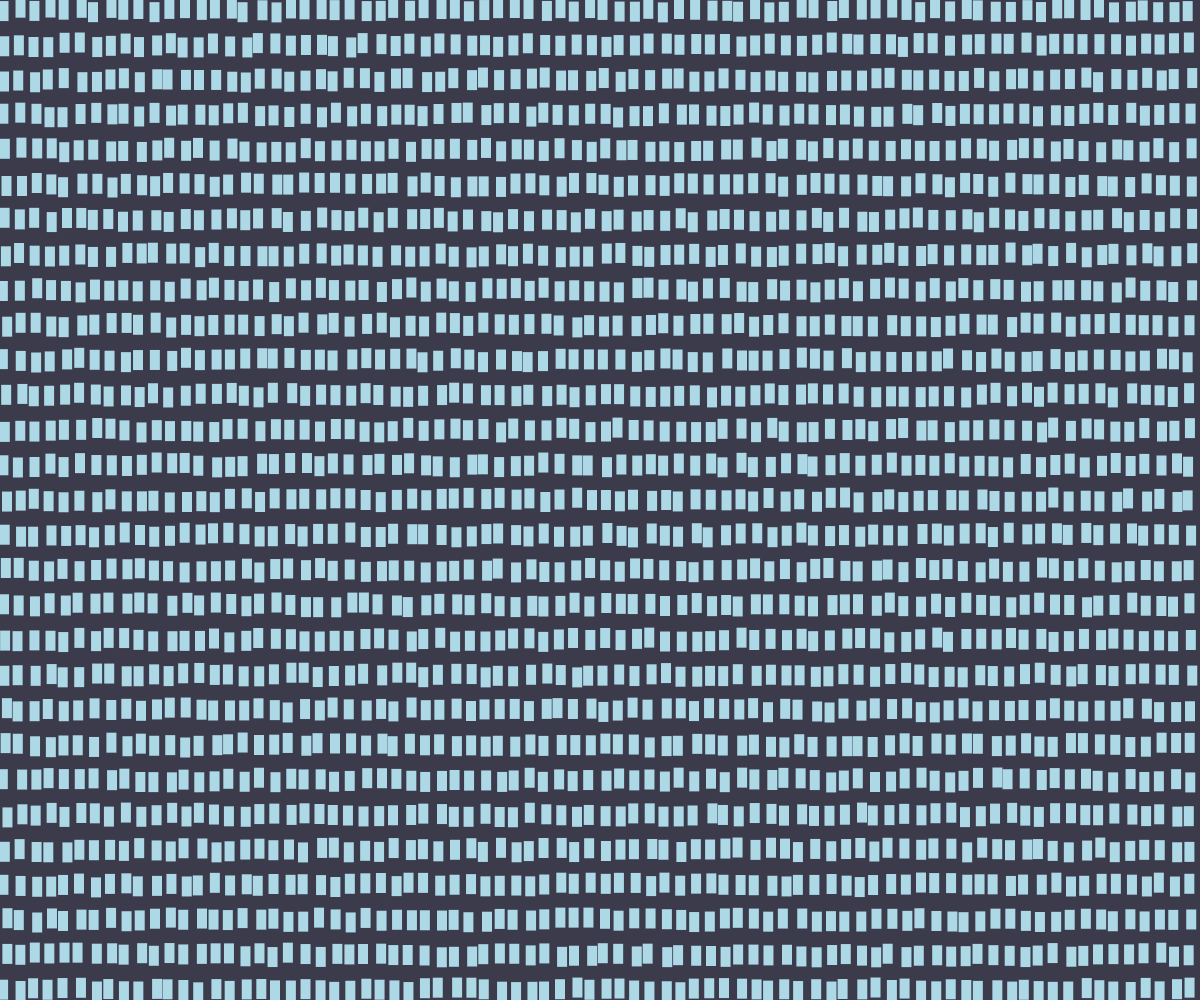
Frame 1 (no input)
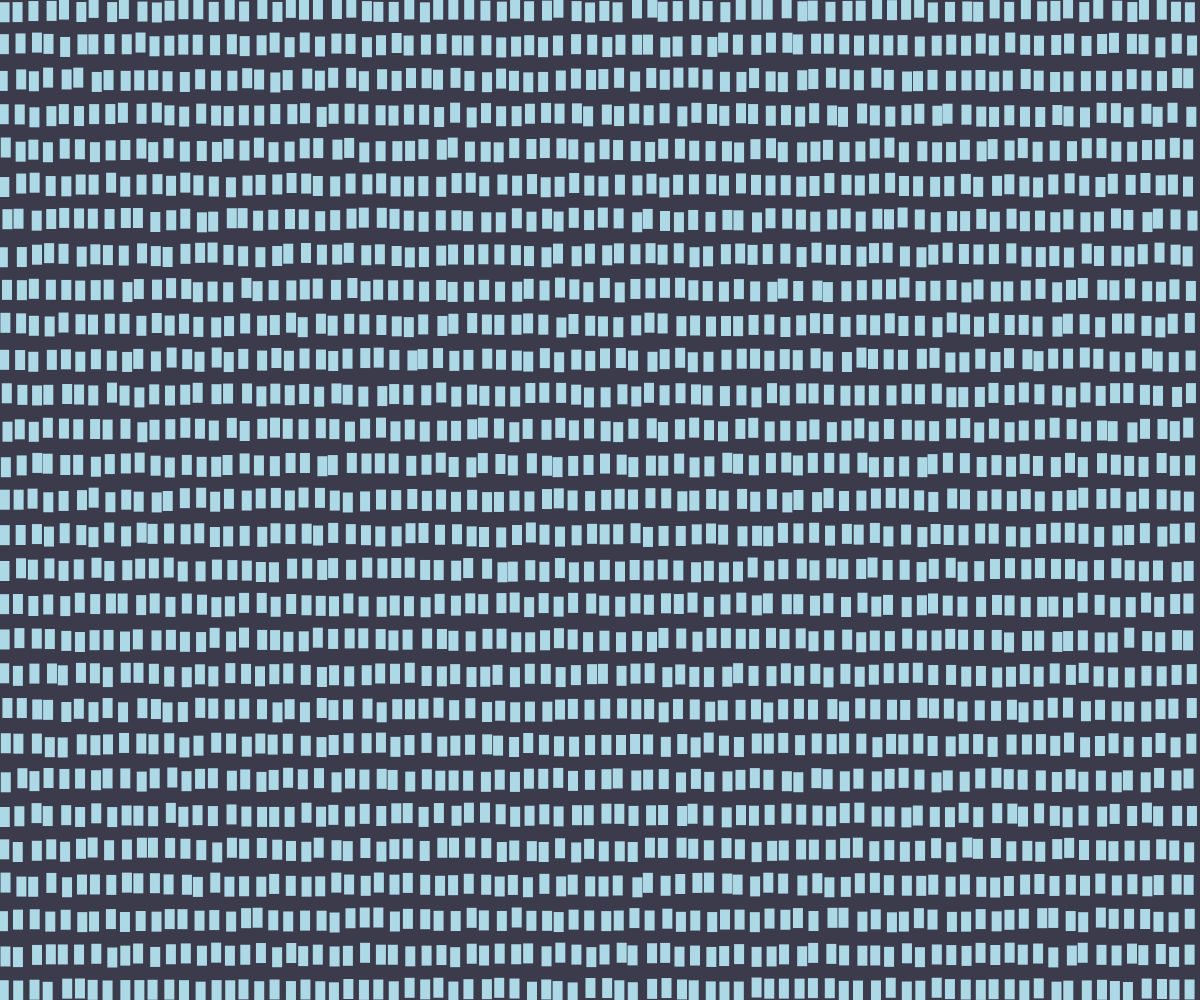
Frame 2 (the mouse pressed at the canvas centre, redrawn once)

The p5.js sketch that drew these frames (run headless with seeded random() and noise() and a simulated clock; the mouse was pressed at the canvas centre and the sketch redrawn once):

// p5.js sketch
// ── sketch.js
function setup() {
  createCanvas(windowWidth, windowHeight);

}

function draw() {
 noLoop();
  background("#3c3b4c");
  fill("Lightblue");
  noStroke();
  let height=25;
  let verticalGutter=10;

  //column=altezza/ (larghezza rect + spazio orizzontale)
  let columns = windowWidth/(verticalGutter + 5);
  //righe=altezza/ (altezza rect + spazio verticale)
  let rows = windowHeight/(height + verticalGutter);

 for(let i= 0; i < columns; i++)
{
  for (let r=0; r<rows; r++){
    let yPos=r*(height + verticalGutter) + random(-2.5, 2.5)
    let xPos=i*(verticalGutter+5)+random(-2.5, 2.5)
    //fill(random(0,120));
    rect(xPos, yPos, 10, 20);
  }
 
 }

}
